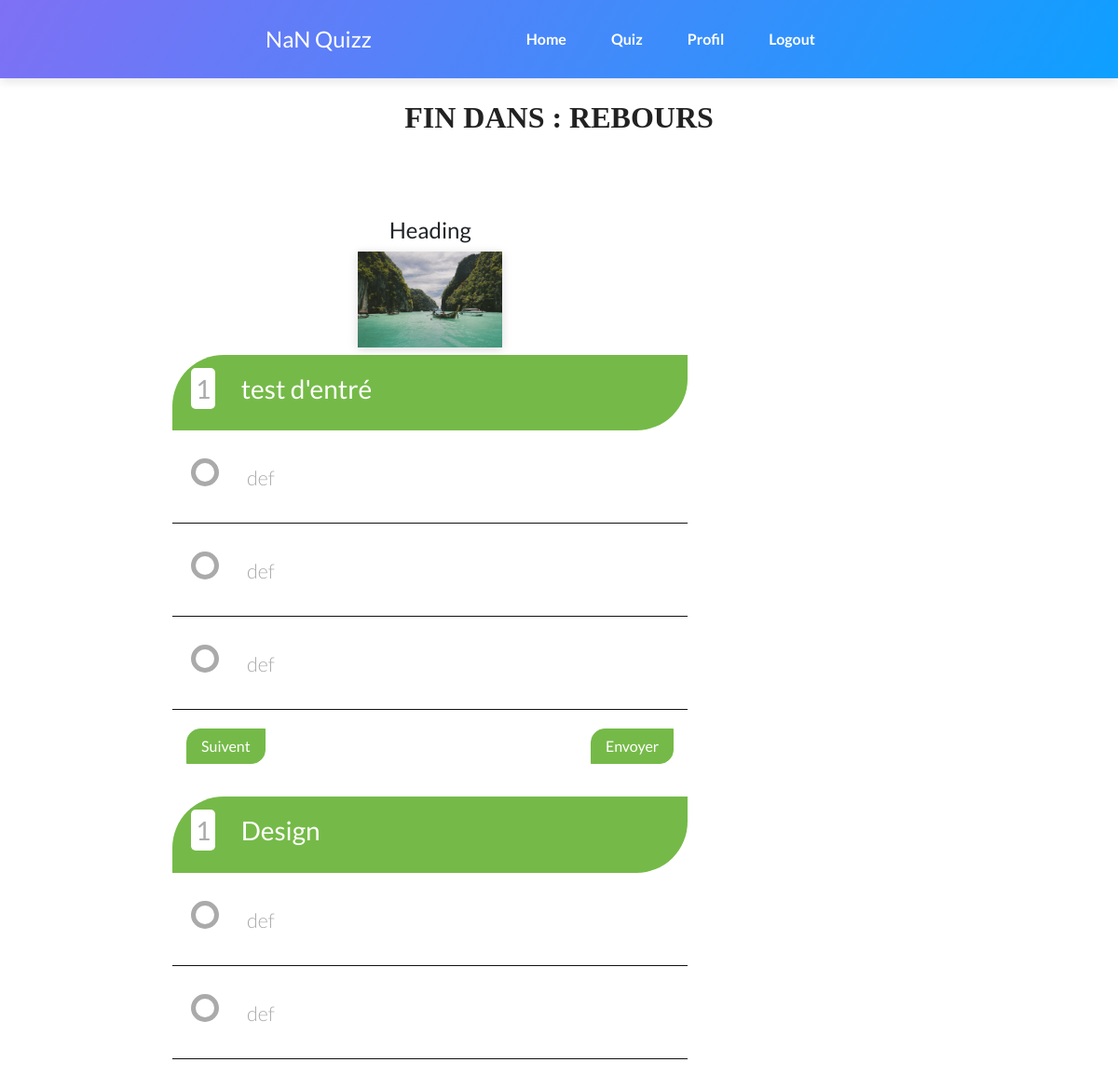
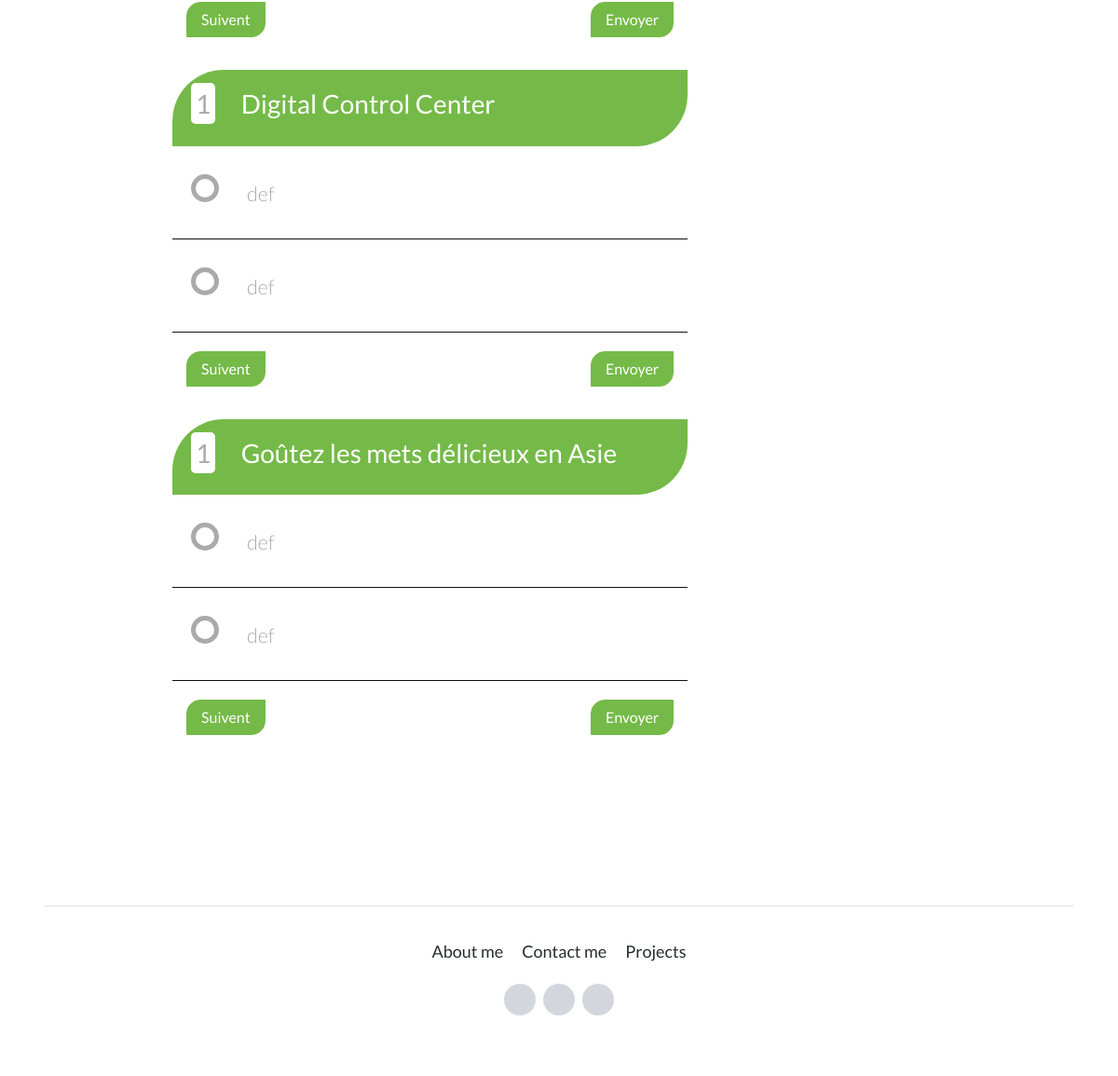
/quizz/ (signed in), run on the app's committed database (2 pictures, top to bottom).
### quizzapp/models.py (models this page shows, shortened)
class Timemodels(models.Model):
    statut = models.BooleanField(default=True)
    date_add =  models.DateTimeField(auto_now_add=True)
    date_update =  models.DateTimeField(auto_now=True)
    class Meta:
        abstract = True

class Quizz(Timemodels):
    specialisation = models.ForeignKey('Specialisation', related_name='quizzs', on_delete=models.CASCADE)
    titre = models.CharField(max_length=50)
    niveau = models.PositiveIntegerField()
    pourcentage = models.PositiveIntegerField(validators=[MinValueValidator(0), MaxValueValidator(100)], verbose_name="pourcentage pour valider")
    date_debut = models.DateTimeField()
    date_fin = models.DateTimeField()
    duree = models.TimeField()
    class Meta:
        verbose_name = 'Quizz'
        verbose_name_plural = 'Quizzs'

class Question(Timemodels):
    quizz = models.ForeignKey('Quizz', related_name='questions', on_delete=models.CASCADE)
    niveau = models.PositiveIntegerField()
    contenu =  HTMLField('question_contenu')
    class Meta:
        verbose_name = 'Question'
        verbose_name_plural = 'Questions'
    def __str__(self):
        return self.contenu

### quizzapp/views.py (the view)
# urls.py: path('quizz/', views.quizz, name='quizz'),
def quizz(request):
    question = models.Question.objects.filter(statut=True)#.filter(quizz = quizz)
    quiz = models.Quizz.objects.all()
    print(question)
    data={
        'question': question,
        'quiz': quiz,
    }
    return render(request, 'pages/quizz.html',data)

### templates/pages/quizz.html (shortened to what this page needs)
{% extends 'bases/base.html' %}
{% block content %}
        <section class="container portfolio-block projects-with-sidebar" style="width: 860px">
            <div class="heading">
                <h2>Fin dans : rebours</h2>
            </div>
            <div colass="row">
                <div class="col-md-8 align-self-start">
                    <h4 class="text-center">Heading</h4>
                    <div class="row mb-2">
                        <div class="col-md-6 col-lg-4 text-center m-auto project-sidebar-card"><a href="#"><img class="img-fluid image scale-on-hover" src="assets/img/nature/image2.jpg"></a></div>
                    </div>
                    <div class="row">
                        {% for quz in quiz %}
                        <div id="quiz" style="width: 100%">
                            <div class="question">
                                <h3><span class="label label-warning" id="qid">1</span>
                                <span id="question">{{ quz.titre }}</span>
                                </h3>
                            </div>
                            <ul>
                                {% for qes in quz.questions.all %}
                                {% if forloop.counter != 1 %}
                                <li>
                                <label for="f-option{{ forloop.counter }}" class="element-animation">{{ qes.contenu|safe }}</label>
                                <div class="check"></div>
                                </li>
                                {% endif %}
                                {% endfor %}
                              </ul>
                        </div>
                        <div class="col-md-12" style="margin-bottom: 35px">
                            <button id="show-hint-button" disabled style="float: left">Suivent</button>
                            <button id="show-hint-button" disabled style="float: right">Envoyer</button>
                        </div>
                        {% endfor %}
                    </div>
                </div>
            </div>
        </section>
    {% endblock content %}

### static/compt/css/style.css (style rules this page uses)
img { max-width: 100%; height: auto; }
h2 { line-height: 1.66; margin: 0; padding: 0; font-weight: 900; color: #222; font-family: 'Montserrat'; font-size: 24px; text-transform: uppercase; text-align: center; margin-bottom: 40px; }
.container { width: 660px; position: relative; margin: 0 auto; }

### templates/pages/quizz.html (style rules this page uses)
#show-hint-button { background-color: #75ba48; color: #fff; padding: 6px 15px; border: 1px solid #75ba48; border-top-left-radius: 15px; border-bottom-right-radius: 15px; margin-top: 20px; }
.question { background: #75ba48; padding: 20px; color: #fff; border-bottom-right-radius: 55px; border-top-left-radius: 55px; }
#qid { margin-right: 22px; background-color: #ffffff; color: #aaaaaa; padding: 5px; border-radius: 5px }
#quiz ul { list-style: none; margin: 0; padding: 0; }
#quiz ul li { color: #AAAAAA; display: block; position: relative; float: left; width: 100%; height: 100px; border-bottom: 1px solid #111111; }
#quiz ul li label { display: block; position: relative; font-weight: 300; font-size: 1.35em; padding: 25px 25px 25px 80px; margin: 10px auto; height: 30px; z-index: 9; cursor: pointer; -webkit-transition: all 0.25s linear; }
#quiz ul li .check { display: block; position: absolute; border: 5px solid #AAAAAA; border-radius: 100%; height: 30px; width: 30px; top: 30px; left: 20px; z-index: 5; transition: border .25s linear; -webkit-transition: border .25s linear; }
#quiz ul li .check::before { display: block; position: absolute; content: ''; border-radius: 100%; height: 14px; width: 14px; top: 3px; left: 3px; margin: auto; transition: background 0.25s linear; -webkit-transition: background 0.25s linear; }

### data on the page
Quizz: titre "test d'entré"
Question: contenu "def"
Question: contenu "def"
Question: contenu "def"
Quizz: titre "Design"
Question: contenu "def"
Question: contenu "def"
Quizz: titre "Digital Control Center"
Question: contenu "def"
Question: contenu "def"
Quizz: titre "Goûtez les mets délicieux en Asie"
Question: contenu "def"
Question: contenu "def"
